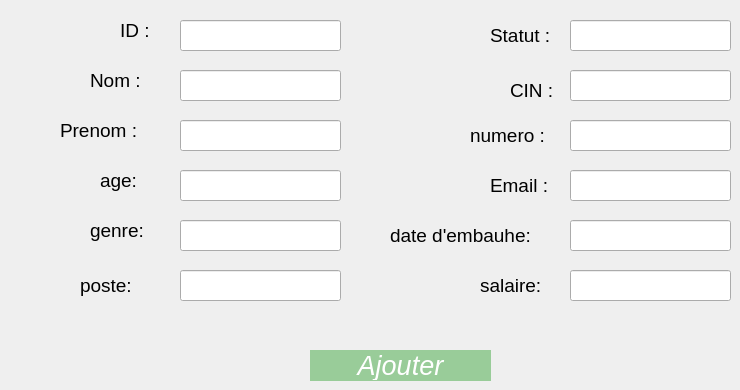
    <widget class="QWidget" name="tab_9">
     <attribute name="title">
      <string>Ajout</string>
     </attribute>
     <widget class="QLabel" name="label_33">
      <property name="geometry">
       <rect>
        <x>480</x>
        <y>260</y>
        <width>211</width>
        <height>51</height>
       </rect>
      </property>
      <property name="font">
       <font>
        <family>Segoe UI</family>
        <pointsize>14</pointsize>
       </font>
      </property>
      <property name="text">
       <string>salaire:</string>
      </property>
     </widget>
     <widget class="QPushButton" name="pushButton_ajouter">
      <property name="geometry">
       <rect>
        <x>310</x>
        <y>350</y>
        <width>181</width>
        <height>31</height>
       </rect>
      </property>
      <property name="font">
       <font>
        <family>Segoe UI</family>
        <pointsize>20</pointsize>
        <italic>true</italic>
       </font>
      </property>
      <property name="mouseTracking">
       <bool>true</bool>
      </property>
      <property name="styleSheet">
       <string notr="true">QPushButton:checked {
    background-color: #99CC99; /* Couleur de fond lorsque le bouton est coché */
    color: white;              /* Couleur du texte souhaitée */
    border: 1px solid #99CC99; /* Bordure si nécessaire */
}
</string>
      </property>
      <property name="text">
       <string>Ajouter</string>
      </property>
      <property name="checkable">
       <bool>true</bool>
      </property>
      <property name="checked">
       <bool>true</bool>
      </property>
      <property name="autoRepeat">
       <bool>false</bool>
      </property>
     </widget>
     <widget class="QLineEdit" name="lineEdit_date_embE">
      <property name="geometry">
       <rect>
        <x>570</x>
        <y>220</y>
        <width>161</width>
        <height>31</height>
       </rect>
      </property>
     </widget>
     <widget class="QLabel" name="label_29">
      <property name="geometry">
       <rect>
        <x>390</x>
        <y>210</y>
        <width>171</width>
        <height>51</height>
       </rect>
      </property>
      <property name="font">
       <font>
        <family>Segoe UI</family>
        <pointsize>14</pointsize>
       </font>
      </property>
      <property name="text">
       <string>date d'embauhe:</string>
      </property>
     </widget>
     <widget class="QLineEdit" name="lineEdit_genreE">
      <property name="geometry">
       <rect>
        <x>180</x>
        <y>220</y>
        <width>161</width>
        <height>31</height>
       </rect>
      </property>
     </widget>
     <widget class="QLabel" name="label_24">
      <property name="geometry">
       <rect>
        <x>80</x>
        <y>270</y>
        <width>91</width>
        <height>31</height>
       </rect>
      </property>
      <property name="font">
       <font>
        <family>Segoe UI</family>
        <pointsize>14</pointsize>
       </font>
      </property>
      <property name="text">
       <string>poste:</string>
      </property>
     </widget>
     <widget class="QLabel" name="label_21">
      <property name="geometry">
       <rect>
        <x>470</x>
        <y>120</y>
        <width>161</width>
        <height>31</height>
       </rect>
      </property>
      <property name="font">
       <font>
        <family>Segoe UI</family>
        <pointsize>14</pointsize>
       </font>
      </property>
      <property name="text">
       <string>numero :</string>
      </property>
     </widget>
     <widget class="QLabel" name="lineEdit_stat">
      <property name="geometry">
       <rect>
        <x>490</x>
        <y>20</y>
        <width>81</width>
        <height>31</height>
       </rect>
      </property>
      <property name="font">
       <font>
        <family>Segoe UI</family>
        <pointsize>14</pointsize>
       </font>
      </property>
      <property name="text">
       <string>Statut :</string>
      </property>
     </widget>
     <widget class="QLineEdit" name="lineEdit_numE">
      <property name="geometry">
       <rect>
        <x>570</x>
        <y>120</y>
        <width>161</width>
        <height>31</height>
       </rect>
      </property>
     </widget>
     <widget class="QLabel" name="label_28">
      <property name="geometry">
       <rect>
        <x>490</x>
        <y>170</y>
        <width>101</width>
        <height>31</height>
       </rect>
      </property>
      <property name="font">
       <font>
        <family>Segoe UI</family>
        <pointsize>14</pointsize>
       </font>
      </property>
      <property name="text">
       <string>Email :</string>
      </property>
     </widget>
     <widget class="QLineEdit" name="lineEdit_ageE">
      <property name="geometry">
       <rect>
        <x>180</x>
        <y>170</y>
        <width>161</width>
        <height>31</height>
       </rect>
      </property>
     </widget>
     <widget class="QLineEdit" name="lineEdit_mailE">
      <property name="geometry">
       <rect>
        <x>570</x>
        <y>170</y>
        <width>161</width>
        <height>31</height>
       </rect>
      </property>
     </widget>
     <widget class="QLabel" name="label_22">
      <property name="geometry">
       <rect>
        <x>510</x>
        <y>80</y>
        <width>91</width>
        <height>21</height>
       </rect>
      </property>
      <property name="font">
       <font>
        <family>Segoe UI</family>
        <pointsize>14</pointsize>
       </font>
      </property>
      <property name="text">
       <string>CIN :</string>
      </property>
     </widget>
     <widget class="QLineEdit" name="SALAIRE">
      <property name="geometry">
       <rect>
        <x>570</x>
        <y>270</y>
        <width>161</width>
        <height>31</height>
       </rect>
      </property>
     </widget>
     <widget class="QLineEdit" name="lineEdit_cinE">
      <property name="geometry">
       <rect>
        <x>570</x>
        <y>70</y>
        <width>161</width>
        <height>31</height>
       </rect>
      </property>
     </widget>
     <widget class="QLabel" name="label_31">
      <property name="geometry">
       <rect>
        <x>100</x>
        <y>170</y>
        <width>51</width>
        <height>21</height>
       </rect>
      </property>
      <property name="font">
       <font>
        <family>Segoe UI</family>
        <pointsize>14</pointsize>
       </font>
      </property>
      <property name="text">
       <string>age:</string>
      </property>
     </widget>
     <widget class="QLineEdit" name="lineEdit_posteE">
      <property name="geometry">
       <rect>
        <x>180</x>
        <y>270</y>
        <width>161</width>
        <height>31</height>
       </rect>
      </property>
     </widget>
     <widget class="QLabel" name="genre_2">
      <property name="geometry">
       <rect>
        <x>90</x>
        <y>220</y>
        <width>81</width>
        <height>21</height>
       </rect>
      </property>
      <property name="font">
       <font>
        <family>Segoe UI</family>
        <pointsize>14</pointsize>
       </font>
      </property>
      <property name="text">
       <string>genre:</string>
      </property>
     </widget>
     <widget class="QLineEdit" name="lineEdit_statutE">
      <property name="geometry">
       <rect>
        <x>570</x>
        <y>20</y>
        <width>161</width>
        <height>31</height>
       </rect>
      </property>
     </widget>
     <widget class="QLineEdit" name="lineEdit_prenomE">
      <property name="geometry">
       <rect>
        <x>180</x>
        <y>120</y>
        <width>161</width>
        <height>31</height>
       </rect>
      </property>
     </widget>
     <widget class="QLabel" name="prenom_2">
      <property name="geometry">
       <rect>
        <x>60</x>
        <y>120</y>
        <width>91</width>
        <height>21</height>
       </rect>
      </property>
      <property name="font">
       <font>
        <family>Segoe UI</family>
        <pointsize>14</pointsize>
       </font>
      </property>
      <property name="text">
       <string>Prenom :</string>
      </property>
     </widget>
     <widget class="QLabel" name="label_27">
      <property name="geometry">
       <rect>
        <x>120</x>
        <y>20</y>
        <width>41</width>
        <height>21</height>
       </rect>
      </property>
      <property name="font">
       <font>
        <family>Segoe UI</family>
        <pointsize>14</pointsize>
       </font>
      </property>
      <property name="text">
       <string>ID :</string>
      </property>
     </widget>
     <widget class="QLabel" name="label_25">
      <property name="geometry">
       <rect>
        <x>90</x>
        <y>70</y>
        <width>81</width>
        <height>21</height>
       </rect>
      </property>
      <property name="font">
       <font>
        <family>Segoe UI</family>
        <pointsize>14</pointsize>
       </font>
      </property>
      <property name="text">
       <string>Nom :</string>
      </property>
     </widget>
     <widget class="QLineEdit" name="lineEdit_idE">
      <property name="geometry">
       <rect>
        <x>180</x>
        <y>20</y>
        <width>161</width>
        <height>31</height>
       </rect>
      </property>
     </widget>
     <widget class="QLineEdit" name="lineEdit_nomE">
      <property name="geometry">
       <rect>
        <x>180</x>
        <y>70</y>
        <width>161</width>
        <height>31</height>
       </rect>
      </property>
     </widget>
    </widget>
